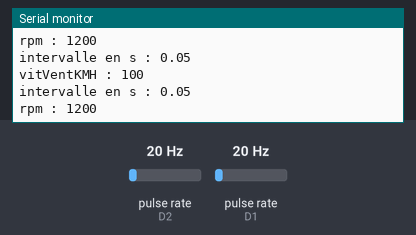
The sketch below on a simulated ESP8266 (NodeMCU). Parts: the last lines printed to the serial monitor. Wiring (inferred from the names in the program): 2 × pulse sensor: data D2 / data D1. The test bench sets the inputs (shaded band); at power-on: pulse rate (sensors on D2, D1) 20 Hz. WiFi joins after 1.5 s; servers stay silent unless stated; storage starts empty.

Above: at 2.7 s.
2.8 s: pulse rate (sensor on D2) set to 4 Hz
At 3.9 s:
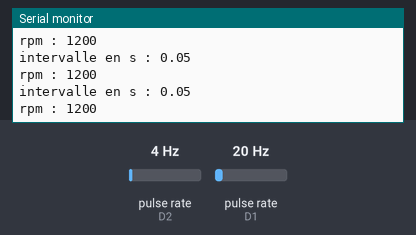
4.3 s: pulse rate (sensor on D1) set to 4 Hz
At 4.9 s:
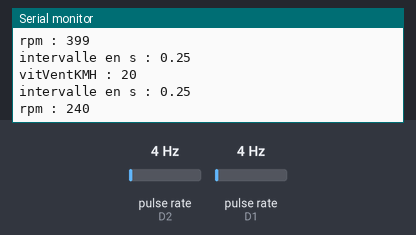
5.8 s: pulse rate (sensor on D2) set to 50 Hz
At 6.7 s:
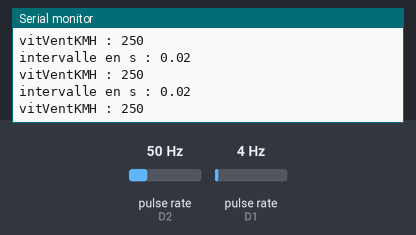
7.3 s: pulse rate (sensor on D1) set to 50 Hz
At 8.1 s:
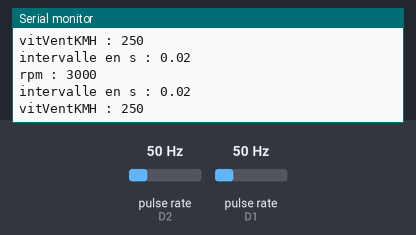
Timing chart, 0 to 10.3 s (numbered marks = the images above; inputs shaded):
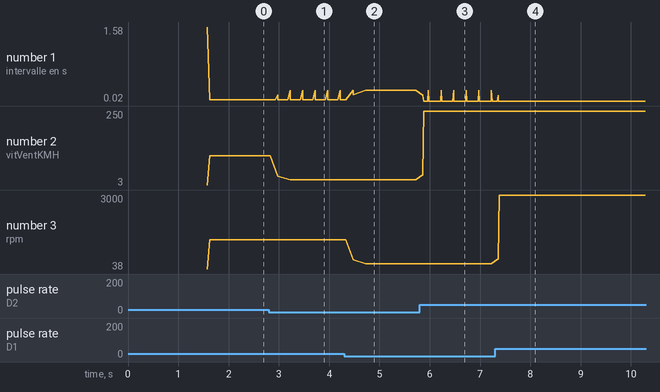

The sketch:

08-Anemometre_esp8266_WifiSVR_SPIFFS_2Hall_WifiUdp_V2.ino
```cpp
/*********/
/* NOTES */
/*********/
// À tester dans la durée pour voir si on perd la connexion ou pas.

#include <ESP8266WebServer.h>
#include <FS.h>
#include <WiFiUdp.h>  //pour upload de pgm Arduino via wifi
#include <ArduinoOTA.h> //pour upload de pgm Arduino via wifi

/****************/
/* DÉCLARATIONS */
/****************/
ESP8266WebServer server ( 8080 );   // on instancie un serveur ecoutant sur le port 80
#define pinHallAnemo D2   // le capteur à effet Hall est connecté à la pin D2
#define pinHallEol D1   // le second capteur à effet Hall est connecté à la pin D3
#define ssid      "xxxx"    // WiFi SSID
#define password  "****"  // WiFi password
unsigned long rpmVent = 0;
unsigned long rpmEol = 0;
unsigned long vitVentKMH = 0;
unsigned long vitEolRPM = 0;
unsigned long dateDernierChangementVent = 0;
unsigned long dateDernierChangementEol = 0;
unsigned long dateDernierChangementRPM = 0;
unsigned long dateDernierChangementKMH = 0;
float intervalleKMH = 0;
float intervalleRPM = 0;

/*********/
/* SETUP */
/*********/
void setup() {
  Serial.begin ( 115200 );    // init du mode débug
  // Connexion au WiFi
  WiFi.begin ( ssid, password );
  // Attente de la connexion au réseau WiFi / Wait for connection
  while ( WiFi.status() != WL_CONNECTED ) {
    delay ( 500 );
    Serial.print ( "." );
  }
  // Connexion WiFi établie
  Serial.println ( "" );
  Serial.print ( "Connected to " ); Serial.println ( ssid );
  Serial.print ( "IP address: " ); Serial.println ( WiFi.localIP() );

  // Montage de la zone mémoire SPIFFS
  if (!SPIFFS.begin()) {
    Serial.println("SPIFFS Mount failed");
  }
  else {
    Serial.println("SPIFFS Mount succesfull");
  }
  delay(50);

  // Pin capteurs
  attachInterrupt(pinHallAnemo, rpm_vent, FALLING);
  attachInterrupt(pinHallEol, rpm_eol, FALLING);

  // Pages web du serveur
  server.serveStatic("/js", SPIFFS, "/js");       // dossier js qui contient les fichiers JavaScripts
  server.serveStatic("/css", SPIFFS, "/css");     // dossier css qui contient les fichiers css
  server.serveStatic("/", SPIFFS, "/index.html"); // racine du serveur, pointe l'index.html
  server.on("/mesures.json", sendMesures);        // écrit le fichier json à l'appel de la fonction
  server.begin();                                 // démarre le serveur
  Serial.println ( "HTTP server started" );
  ArduinoOTA.setHostname("AnemometreWiFi");   // on donne une petit nom a notre module, pour upload de pgm Arduino via wifi
  // ArduinoOTA.setPassword((const char *)"1357");
  ArduinoOTA.begin();   // initialisation de l'OTA, pour upload de pgm Arduino via wifi
}

/*************/
/* FONCTIONS */
/*************/
void rpm_vent()   // appelée par l'interruption, Anémomètre vitesse du vent.
{
  unsigned long dateCourante = millis();
  intervalleKMH = (dateCourante - dateDernierChangementVent);
  Serial.print ( "intervalle en s : " );
  Serial.println (intervalleKMH/1000); // affiche l'intervalle de temps entre deux passages
  if (intervalleKMH != 0)  // attention si intervalle = 0, division par zero -> erreur
  {
    rpmVent = 60 / (intervalleKMH /1000);
  }
  vitVentKMH = ( rpmVent / 12 );
  Serial.print ( "vitVentKMH : " );
  Serial.println ( vitVentKMH ); // affiche les rpm
  Serial.println ( "" );
  dateDernierChangementVent = dateCourante;
}


void rpm_eol()    // appelée par l'interruption, Tachymétre rotation éolienne.
{
  unsigned long dateCourante = millis();
  intervalleRPM = (dateCourante - dateDernierChangementEol);
  Serial.print ( "intervalle en s : " );
  Serial.println (intervalleRPM/1000); // affiche l'intervalle de temps entre deux passages
  if (intervalleRPM != 0)  // attention si intervalle = 0, division par zero -> erreur
  {
    vitEolRPM = 60 / (intervalleRPM /1000);
  }
  Serial.print ( "rpm : " );
  Serial.println ( vitEolRPM ); // affiche les rpm
  Serial.println ( "" );
  dateDernierChangementEol = dateCourante;
}


void sendMesures()    // appelée par le serveur web
{
  String json = "{\"VitesseVent\":\"" + String(vitVentKMH) + "\",\"rpmEolienne\":\"" + String(vitEolRPM) + "\"}"; // prépare et formate la valeur pour le fichier json sous la forme :
// prépare et formate la valeur pour le fichier json sous la forme : {"VitesseVent":"0.00","rpmEolienne":"300"}
//                          {
//                            "VitesseVent":"25",
//                            "rpmEolienne":"300"
//                          }
  server.send(200, "application/json", json);   // envoie dans le valeur dans le fichier json qui tourne en mémoire
//  Serial.println("Mesures envoyees");
}


void RemiseZeroVitVentKMH ()
{
  unsigned long dateCouranteKMH = millis();
  if (intervalleKMH == intervalleKMH) // Si ça ne tourne plus (valeur plus mise à jour)
  {
    float dureeKMH = (dateCouranteKMH - dateDernierChangementKMH);
    if (dureeKMH > 10000) // Si ça ne tourne plus depuis 10 secondes
    {
      Serial.print ( "dureeKMH : " );
      Serial.println ( dureeKMH ); // affiche les rpm
      vitVentKMH = 0;  // Remsise à zero !
      dateDernierChangementKMH = dateCouranteKMH;
    }
  }
}


void RemiseZeroVitEolRPM ()
{
  unsigned long dateCouranteRPM = millis();
  if (intervalleRPM == intervalleRPM) // Si ça ne tourne plus (valeur plus mise à jour)
  {
    float dureeRPM = (dateCouranteRPM - dateDernierChangementRPM);
    if (dureeRPM > 65000) // Si ça ne tourne plus depuis 65 secondes (soit moins de 1 rpm)
    {
      Serial.print ( "dureeRPM : " );
      Serial.println ( dureeRPM ); // affiche les rpm
      vitEolRPM = 0;  // Remsise à zero !
      dateDernierChangementRPM = dateCouranteRPM;
    }
  }
}

/*************/
/* PROGRAMME */
/*************/
void loop()
{
  server.handleClient();  // à chaque iteration, on appelle handleClient pour que les requetes soient traitees
  RemiseZeroVitEolRPM ();
  RemiseZeroVitVentKMH ();
  delay(100); // la boucle fait tourner sendMesures(), via handleClient, régler delais si besoin de mettre à jour le JSON qu'à une fréquence voulue plutôt qu'instantanément
  ArduinoOTA.handle();  // régler upload speed à 9600 : verifie si un upload de programme Arduino est envoyé sur l'ESP8266
}
```

Measured:
- after the input at 2.8 s, the serial monitor: prints a new line after 0.18 s (image 1)
- after the input at 4.3 s, the serial monitor: prints a new line after 0.18 s (image 2)
- after the input at 5.8 s, the serial monitor: prints a new line after 0.06 s (image 3)
- after the input at 7.3 s, the serial monitor: prints a new line after 0.06 s (image 4)
- plotted number 1: 0.25 → 0.02 after the input at 5.8 s
- plotted number 2: 100 → 20 after the input at 2.8 s, 20 → 250 after the input at 5.8 s
- plotted number 3: 1200 → 240 after the input at 4.3 s, 240 → 3000 after the input at 7.3 s
